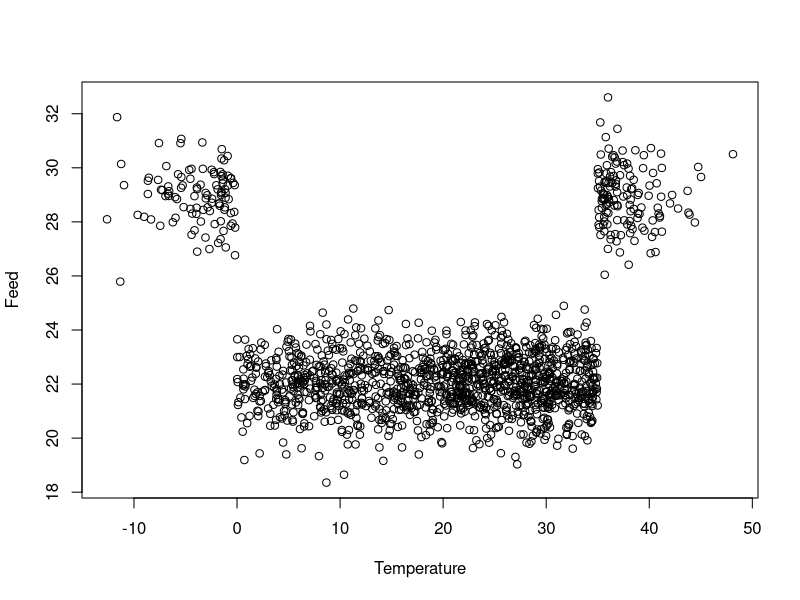

Write R code to recreate this figure.
#Question 1
setwd("~/Documents/Acads/02 Spring '16/02 BA for OR/Homework/Assignment 1/EggProduction") #changing current directory
EggProd = read.csv("EggProduction.csv")
EggProd #print data set
summary(EggProd) #display summary of data set

#Question 2
fit1 = lm(eggs~feed, data = EggProd) #regression of eggs with feed
summary(fit1)

#Question 3
fit2 = lm(eggs~feed+temperature, data = EggProd)
summary(fit2)

#Question 4
plot(EggProd$temperature, EggProd$feed, xlab="Temperature", ylab="Feed") #plotting the data

v1 = 1
v2 = 0
EggProd$binary <- ifelse((EggProd$temperature > 0) & (EggProd$temperature < 35) , v2, v1) #create binary variable from temperature
summary(EggProd$binary)

#Question 5
fit3 = lm(eggs~feed + temperature + binary, data = EggProd)
summary(fit3)

#Question 6
set.seed(1)
train = sample(1:nrow(EggProd),0.5*nrow(EggProd))
train
attach(EggProd)
fit_train1 = lm(eggs~feed, data = EggProd[train,])
fit_train2 = lm(eggs~feed + temperature, data = EggProd[train,])
fit_train3 = lm(eggs~feed + temperature + binary, data = EggProd[train,])
cat("R-squared for Model 1: ", summary(fit_train1)$r.squared)
cat("R-squared for Model 2: ", summary(fit_train2)$r.squared)
cat("R-squared for Model 3: ", summary(fit_train3)$r.squared)
#test = -train
#test1.pred = predict(fit_train1,newdata = EggProd[test,])
#test2.pred = predict(fit_train2,newdata = EggProd[test,])
#test3.pred = predict(fit_train3,newdata = EggProd[test,])
#tss = sum((EggProd$eggs[test]-mean(EggProd$eggs[test]))^2)
#rss1 = sum((EggProd$eggs[test]-test1.pred)^2)
#rss2 = sum((EggProd$eggs[test]-test2.pred)^2)
#rss3 = sum((EggProd$eggs[test]-test3.pred)^2)
#rsq1 = 1 - rss1/tss
#rsq2 = 1 - rss2/tss
#rsq3 = 1 - rss3/tss
#rsq1
#rsq2
#rsq3

#Question 7
CI_99 = confint(fit_train3, level = 0.99) #99% confidence interval for regression coefficients
CI_99

#Question 8
predict(fit_train3, newdata=list(feed = 25, temperature = -1, binary = 1), interval = "predict", level = 0.90)

